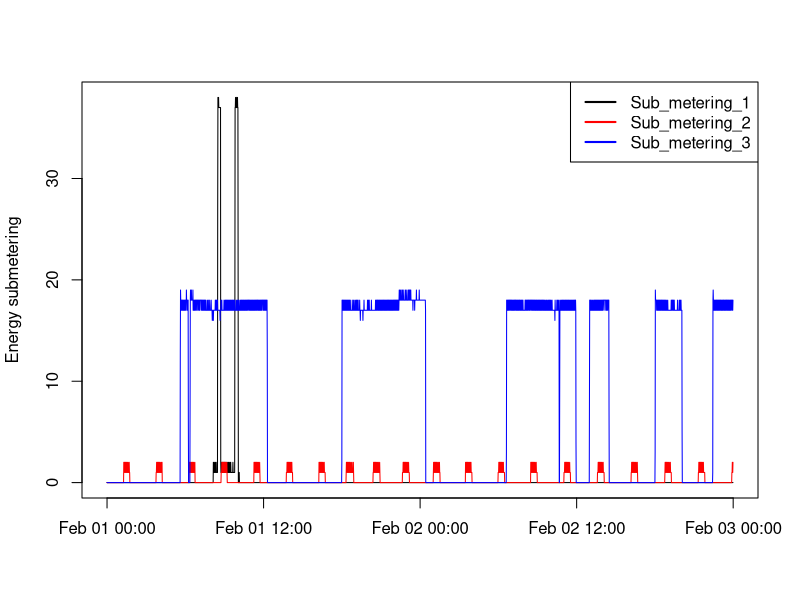

Recreate this plot in R.
# Plot 3

power <- read.csv("household_power_consumption_2007-02-01-02.csv")
power <- transform(power, 
                   datetime = as.POSIXct(paste(as.Date(Date, "%d/%m/%Y"), Time)))

png("plot3.png", width = 480, height = 480)
with(power, 
     plot(datetime, Sub_metering_1, type = "l",
     main = NA,
     xlab = NA,
     ylab = "Energy submetering"))
with(power, 
     lines(datetime, Sub_metering_2, type = "l", col = "red"))
with(power, 
     lines(datetime, Sub_metering_3, type = "l", col = "blue"))
legend(x = "topright", legend = names(power)[7:9], lwd = 2, col = c("black", "red", "blue"))
dev.off()
